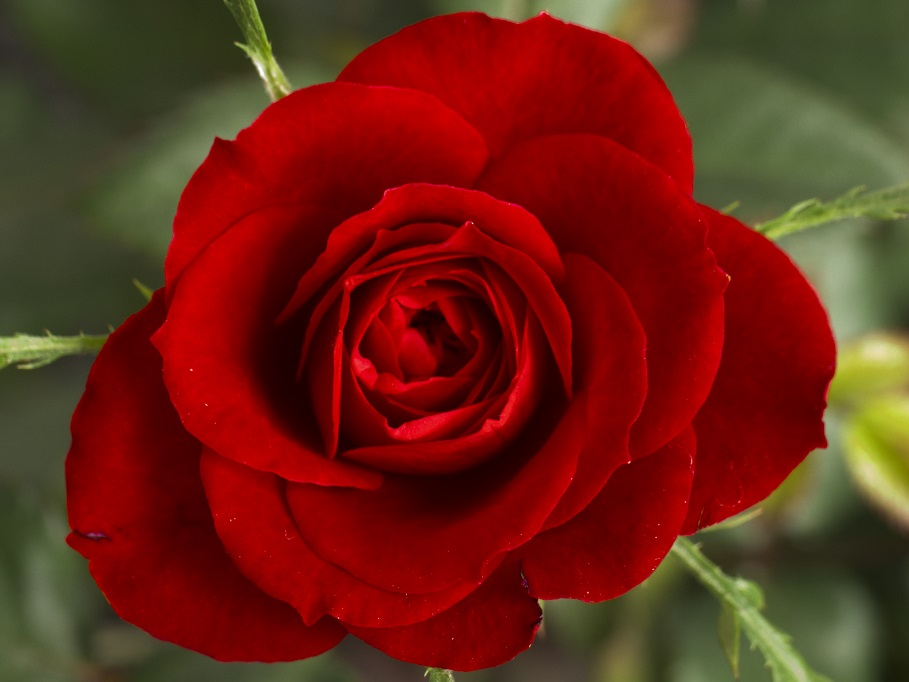
#> input picture Assignment-2/1810476144/a.JPG, 909 x 682 px, found by its file name
$ python 1810476144.py
#> lines starting #> are read from the running program, lines starting #| are printed output that depends on the picture; after the words box and inside, x2 and y2 are one past the last pixel; in counts of white or black regions, pixels touching at a corner belong together
import matplotlib.pyplot as plt
import cv2
import numpy as np


def plot_img(img_set, title_set):
    n = len(img_set)
    plt.figure(figsize = (15, 15))
    for i in range(n):
        img = img_set[i]
        ch = len(img.shape)

        plt.subplot( 3, 2, i + 1)
        if (ch == 3):
            plt.imshow(img_set[i])
        else:
            plt.imshow(img_set[i], cmap = 'gray')
        plt.title(title_set[i])
    plt.savefig('Output')
    plt.show()

def main():
    img_path = './a.jpg'
    rgb = plt.imread(img_path)
#> rgb is the input picture: shape (682, 909, 3); mean R, G, B 108.5, 37.7, 22.9
    print(rgb.shape)
#| (682, 909, 3)

    grayscale = cv2.cvtColor(rgb, cv2.COLOR_RGB2GRAY)
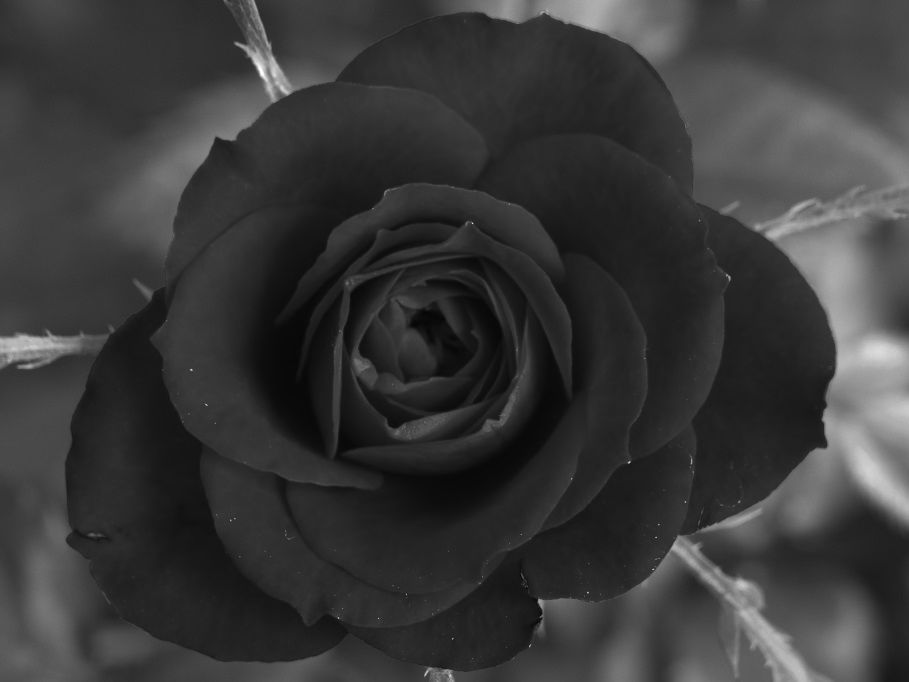
#> grayscale: shape (682, 909); min 6, max 255, mean 57.2
    print(grayscale.shape)
#| (682, 909)

    processed_img1 = np.copy(grayscale)
    processed_img2 = np.copy(grayscale)
    processed_img3 = np.copy(grayscale)
    processed_img4 = np.copy(grayscale)

    t1 = 50
    t2 = 160

    c = 10
    p = 40

    epsilon = 0.000001

    #    1st process
    row, column = grayscale.shape
#> row = 682; column = 909
    for x in range(row):
        for y in range(column):

            r = processed_img1[x, y]

            if r >= t1 and r <= t2:
                processed_img1[x, y] = 100
            else:
                processed_img1[x, y] = 10
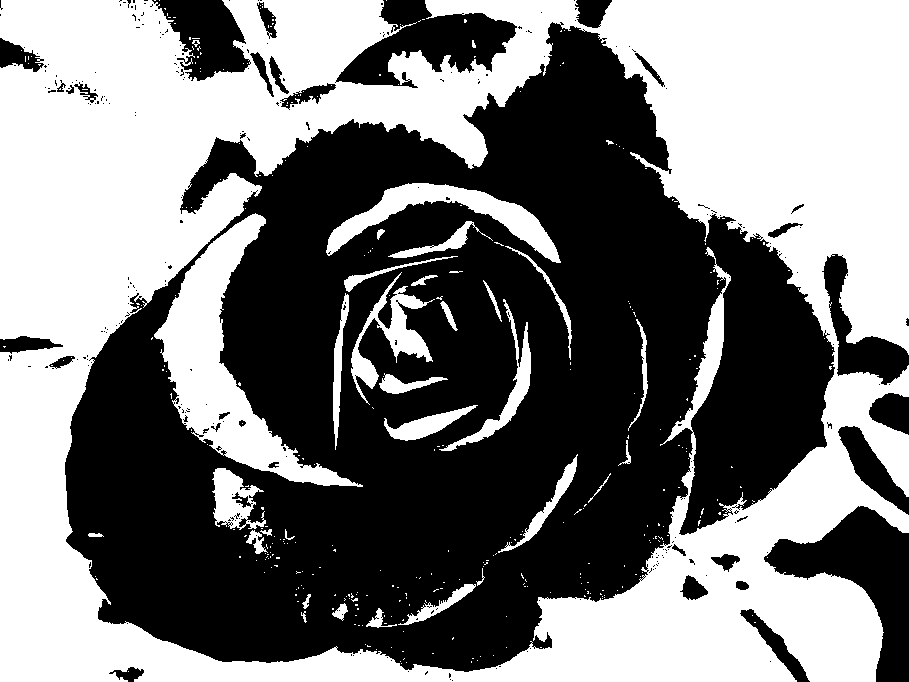
#> processed_img1: shape (682, 909); values 10 (black) and 100 (white), 48% white; 339 white regions (305 under 20 px), largest, box (x1, y1, x2, y2) and area: (0, 0, 909, 682) 262186, (154, 213, 363, 487) 15150, (326, 183, 561, 263) 5132

    #    2nd process
    row, column = grayscale.shape
    for x in range(row):
        for y in range(column):

            r = processed_img2[x, y]

            if r >= t1 and r <= t2:
                processed_img2[x, y] = 100
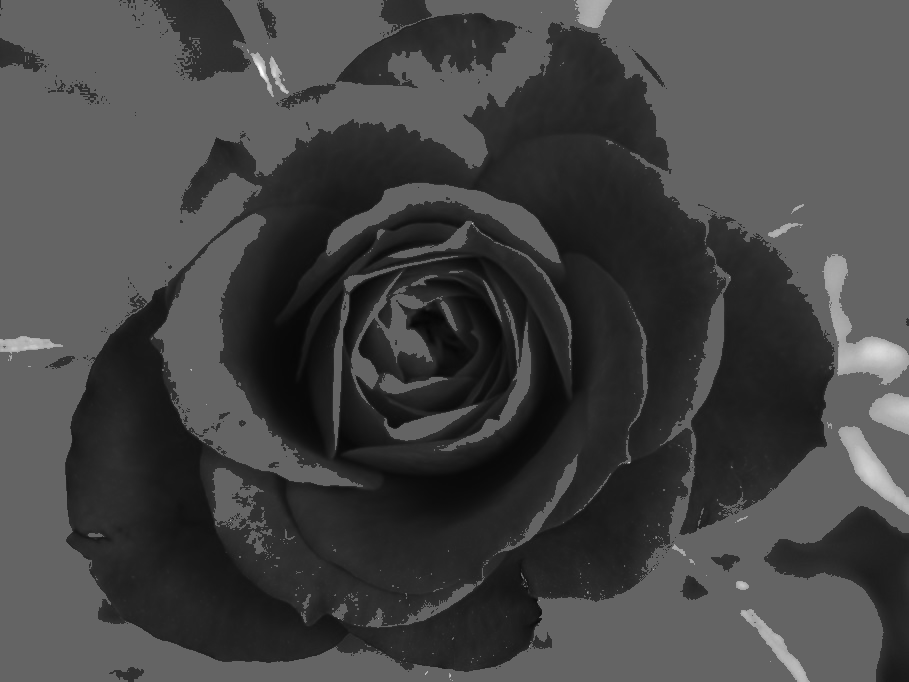
#> processed_img2: shape (682, 909); min 6, max 255, mean 68.6

    #    3rd process
    row, column = grayscale.shape
    for x in range(row):
        for y in range(column):

            r = processed_img3[x, y]
            s = c * np.log(1 + r)

            processed_img3[x, y] = s
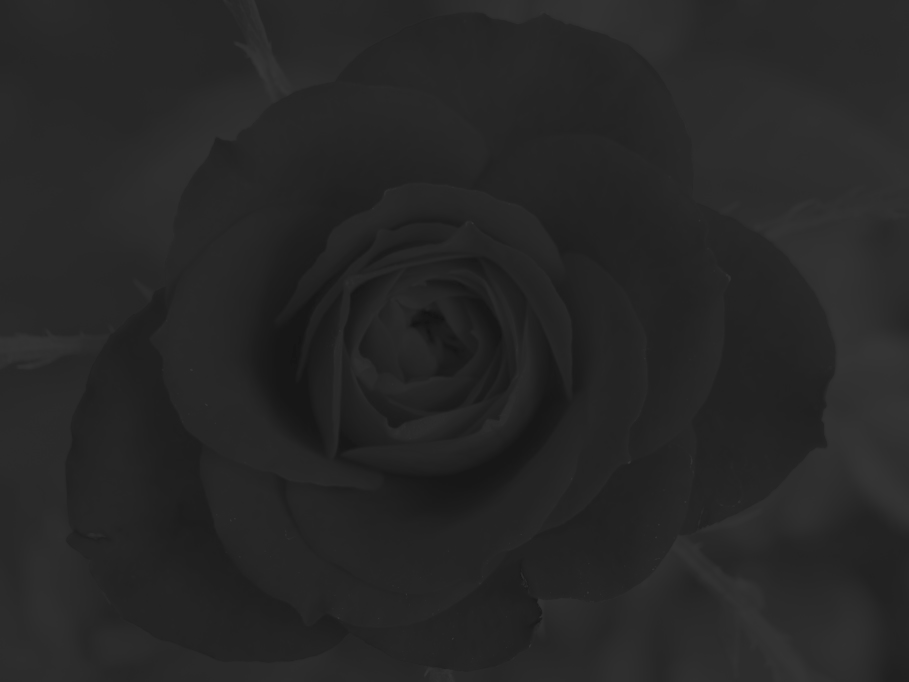
#> processed_img3: shape (682, 909); min 19, max 55, mean 38.8

    #    4th process
    row, column = grayscale.shape
    for x in range(row):
        for y in range(column):

            r = processed_img4[x, y]
            s = c * pow(( r + epsilon ), p)

            processed_img4[x, y] = s
#> processed_img4: shape (682, 909); every value is 0

    img_set = [rgb, grayscale, processed_img1, processed_img2, processed_img3, processed_img4]
    title_set = ['RGB', 'Grayscale', 'processed_img1', 'processed_img2', 'processed_img3', 'processed_img4']
    plot_img(img_set, title_set)
#> in plot_img, `n = len(img_set)`: n = 6

if __name__ == '__main__':
	main()
